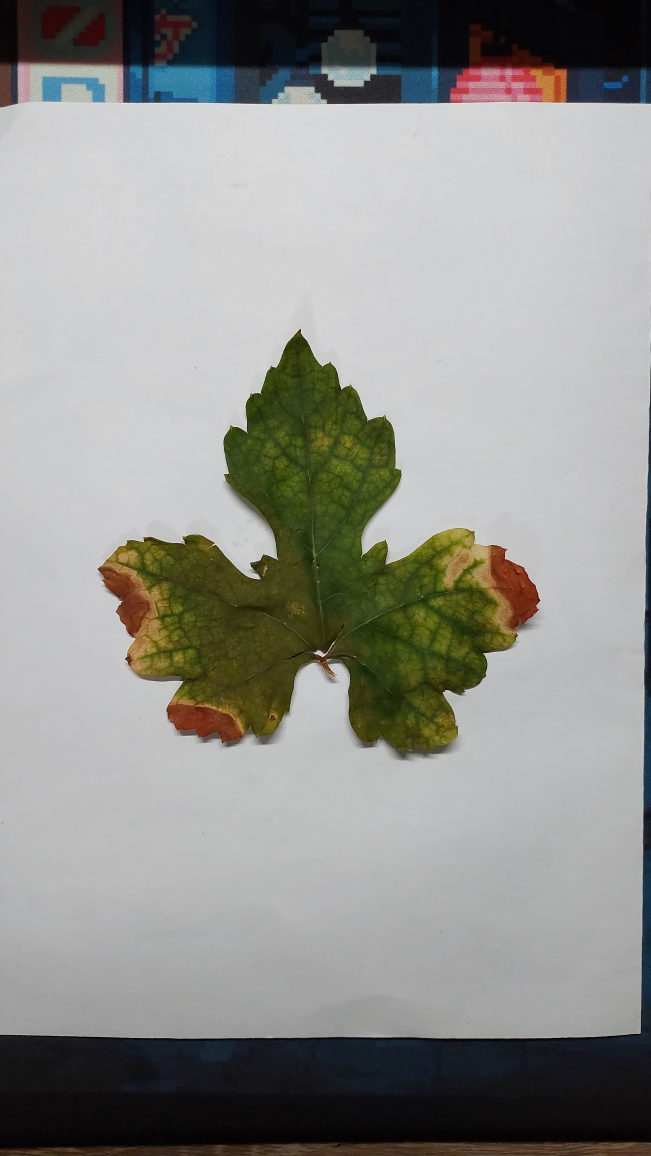
#> input picture skripsi_app_backend/Backup/Dataset Terbaru Backup/data_testing_system/raw_images/raw_images (1).jpg, 2604 x 4624 px, found by its file name (shown at 1/4 size)
$ jupyter execute histogram.ipynb
#> lines starting #> are read from the running program, lines starting #| are printed output that depends on the picture
[cell 1]
import cv2
import numpy as np
import matplotlib.pyplot as plt

[cell 2]
image = cv2.imread('../../Code/Dataset/data_testing_system/raw/raw_images (1).jpg')
#> image is the input picture: shape (4624, 2604, 3); mean B, G, R 143, 147.4, 147
image = cv2.cvtColor(image, cv2.COLOR_BGR2RGB)  # Ubah ke mode warna RGB

[cell 3]
# Tentukan jumlah "bin" yang diinginkan, misalnya 16 atau 32
bins = 16

# Hitung histogram warna menggunakan jumlah "bin" yang ditentukan
hist_red = cv2.calcHist([image], [0], None, [bins], [0, 256])  # Saluran merah
#> hist_red = [1018531, 725883, 385290, 624825, 463135, 182152, 105919, 86369, 53199, 298845, 1211041, 2044095, 3075055, 1757049, 8461, 1047]
hist_green = cv2.calcHist([image], [1], None, [bins], [0, 256])  # Saluran hijau
#> hist_green = [1002612, 704716, 307212, 565562, 599620, 284996, 122334, 80879, 81764, 275595, 1103044, 1913351, 2990482, 2000587, 7285, 857]
hist_blue = cv2.calcHist([image], [2], None, [bins], [0, 256])  # Saluran biru
#> hist_blue = [1202642, 1515541, 541834, 165705, 122919, 49698, 33895, 46226, 39881, 306446, 1104279, 1786530, 2583352, 2536246, 4636, 1066]

[cell 4]
# Tampilkan gambar dan histogram dalam subplot terpisah untuk masing-masing saluran warna
plt.figure(figsize=(15, 5))

# Subplot untuk tampilan gambar
plt.subplot(1, 4, 1)
plt.imshow(image)
plt.axis('off')  # Matikan sumbu x dan y
plt.title('Gambar')

# Subplot untuk tampilan histogram saluran merah
plt.subplot(1, 4, 2)
plt.plot(hist_red, color='red')
plt.xlim([0, bins - 1])
plt.xlabel('Nilai Warna')
plt.ylabel('Frekuensi')
plt.title('Histogram Merah')

# Subplot untuk tampilan histogram saluran hijau
plt.subplot(1, 4, 3)
plt.plot(hist_green, color='green')
plt.xlim([0, bins - 1])
plt.xlabel('Nilai Warna')
plt.ylabel('Frekuensi')
plt.title('Histogram Hijau')

# Subplot untuk tampilan histogram saluran biru
plt.subplot(1, 4, 4)
plt.plot(hist_blue, color='blue')
plt.xlim([0, bins - 1])
plt.xlabel('Nilai Warna')
plt.ylabel('Frekuensi')
plt.title('Histogram Biru')

plt.tight_layout()  # Rapihkan tata letak subplot
plt.show()
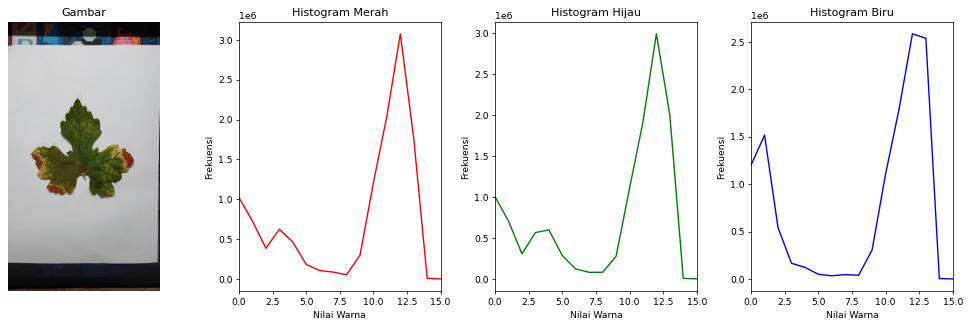
#> figure drawn by matplotlib, 4 panels; panel 2: curve peaks at x = 12, y = 3075055; panel 3: curve peaks at x = 12, y = 2990482; panel 4: curve peaks at x = 12, y = 2583352

[cell 5]
# Tentukan jumlah BIN yang diinginkan
bins = 16

# Hitung histogram untuk setiap saluran warna (RGB)
hist_red, _ = np.histogram(image[:, :, 0], bins=bins, range=[0, 256])
hist_green, _ = np.histogram(image[:, :, 1], bins=bins, range=[0, 256])
hist_blue, _ = np.histogram(image[:, :, 2], bins=bins, range=[0, 256])

# Tampilkan gambar dan histogram dalam dua subplot terpisah
plt.figure(figsize=(12, 6))

# Subplot untuk tampilan gambar
plt.subplot(1, 2, 1)
plt.imshow(image)
plt.axis('off')  # Matikan sumbu x dan y
plt.title('Gambar')

# Subplot untuk tampilan histogram
plt.subplot(1, 2, 2)
# Histogram untuk saluran merah
plt.bar(np.arange(bins), hist_red, color='red', alpha=0.7, label='Red')
# Histogram untuk saluran hijau
plt.bar(np.arange(bins), hist_green, color='green', alpha=0.7, label='Green')
# Histogram untuk saluran biru
plt.bar(np.arange(bins), hist_blue, color='blue', alpha=0.7, label='Blue')

# Sesuaikan batas sumbu x dengan jumlah "bin" yang digunakan
plt.xlim([0, bins - 1])
plt.xlabel('Nilai Warna')
plt.ylabel('Frekuensi')
plt.title('Histogram Warna RGB ({} Bins)'.format(bins))
plt.legend()

plt.tight_layout()
plt.show()
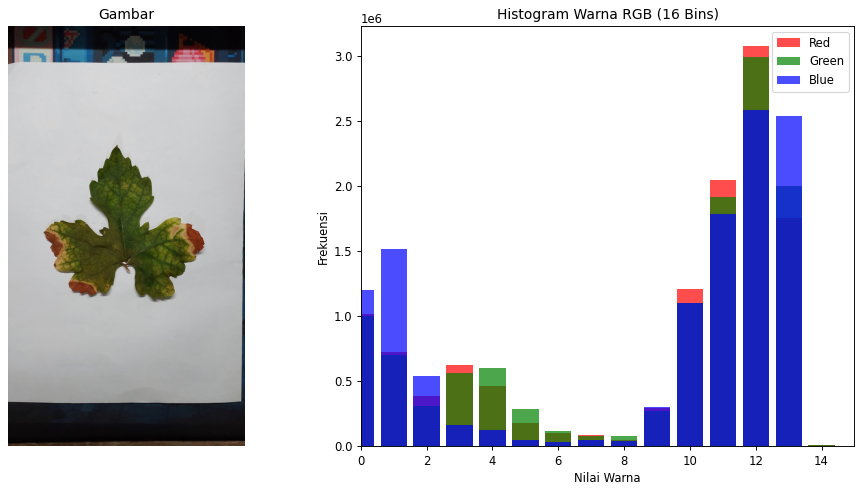
#> figure drawn by matplotlib, 2 panels; panel 2: tallest bar 3075055 high, from x = 11.6 to 12.4; panel 2: tallest bar 2990482 high, from x = 11.6 to 12.4; panel 2: tallest bar 2583352 high, from x = 11.6 to 12.4
